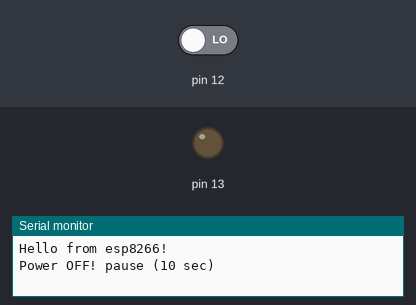
Recording of a sketch running on a simulated Arduino Uno, built with avr-gcc and run on an emulated ATmega328P. Parts: output pins drawn as LEDs (lit = HIGH), the last lines printed to the serial monitor. The test bench sets the inputs (shaded band); at power-on: pin 12 LOW.

Above: at 5.0 s.
At 21.0 s:
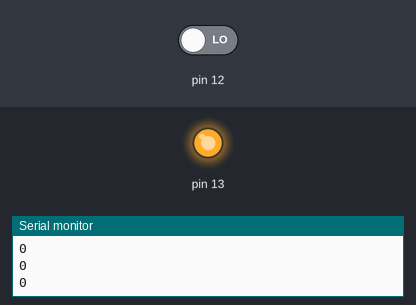
Timing chart, 0 to 41.6 s (numbered marks = the images above):
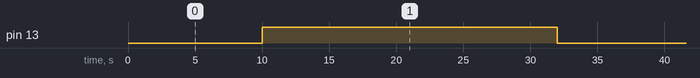

The sketch:

Humidifier.ino
```cpp
void setup()
{
  Serial.begin(115200);
  Serial.println("Hello from esp8266!");
  pinMode(13, OUTPUT);
  pinMode(12, INPUT);
}

void loop()
{
  Serial.println("Power OFF! pause (10 sec)");
  digitalWrite(13, LOW);
  delay(10000);

  Serial.println("Power ON!");
  digitalWrite(13, HIGH);
  Serial.println("pause 2 sec");
  delay (2000);

  Serial.println("read sensor...");
  for (int i = 0; i<20; i++)
  {
    Serial.println(digitalRead(12));
    delay(1000);
  }

}
```

Measured:
- by itself, pin 13: alternates HIGH for 22.0 s and LOW for 10.0 s
